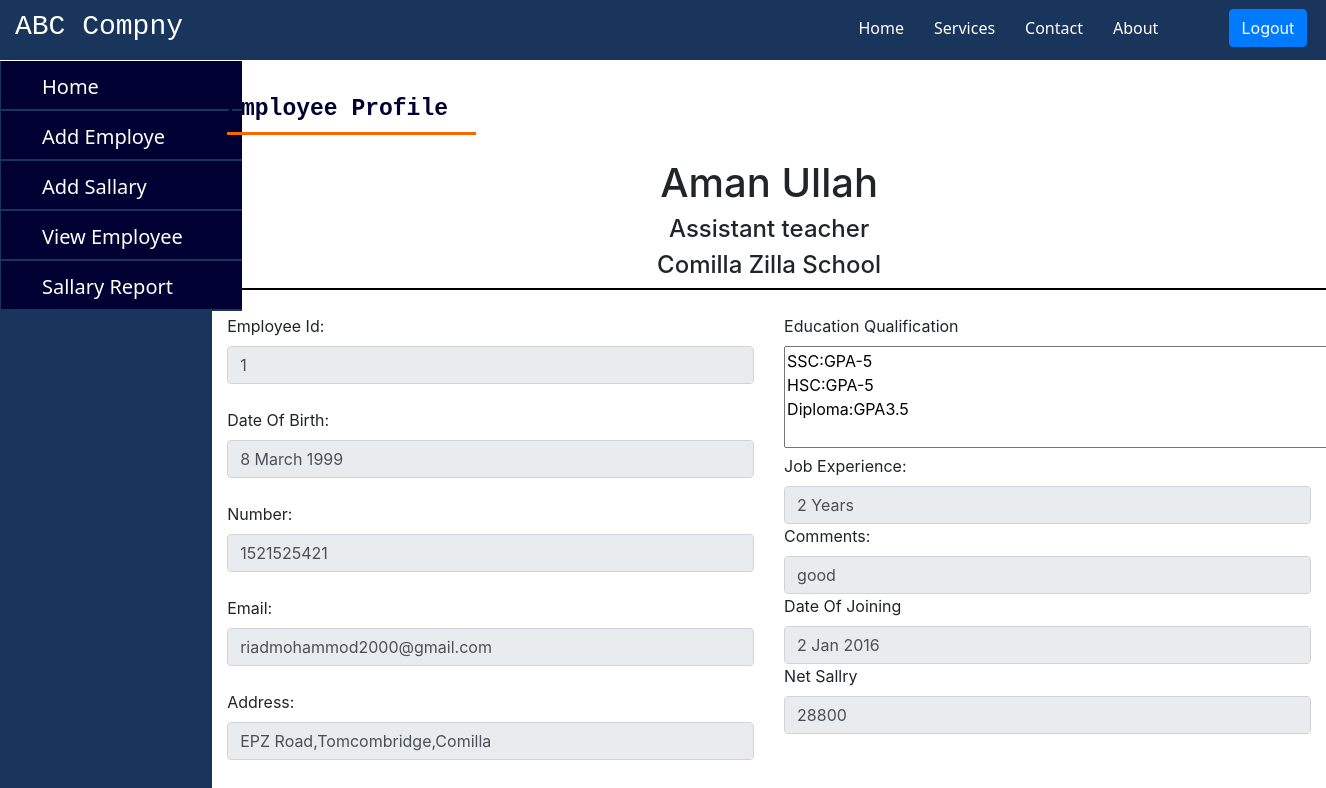
The app's page /home.php?&&page=prfl&&id=1 with its own data.
### tables this page shows
CREATE TABLE `add_employee` (
  `Id:` varchar(50) NOT NULL,
  `name:` text NOT NULL,
  `designation:` text NOT NULL,
  `school_name:` text NOT NULL,
  `birth_date` varchar(50) NOT NULL,
  `number` int(12) NOT NULL,
  `email` varchar(50) NOT NULL,
  `address` varchar(250) NOT NULL,
  `edu_qualification` varchar(250) NOT NULL,
  `job_experience` varchar(50) NOT NULL,
  `publications` varchar(50) NOT NULL,
  `outstanding_quality` varchar(50) NOT NULL,
  `comment` varchar(100) NOT NULL
);

CREATE TABLE `add_sallary` (
  `id` int(50) NOT NULL,
  `name` varchar(50) NOT NULL,
  `date_of_join` varchar(50) NOT NULL,
  `casual_hour` varchar(50) NOT NULL,
  `description` varchar(250) NOT NULL,
  `basic` varchar(50) NOT NULL,
  `special_allowance` varchar(50) NOT NULL,
  `houserent` varchar(50) NOT NULL,
  `medical_allowance` varchar(50) NOT NULL,
  `gross_pay` varchar(50) NOT NULL,
  `deduction` varchar(50) NOT NULL,
  `Total_pay` int(50) NOT NULL
);

### prfl.php (the view, shortened to what this page needs)
<?php
$servername = "localhost";
$username = "root";
$password = "";
$dbname="payroll";
$conn = new mysqli($servername, $username, $password);
$conn->select_db($dbname);
?>
<?php
 if (isset($_GET['id']))
 {
  $uid=$_GET['id'];
 }
?>
<!DOCTYPE html>
<html lang="en">
<head>
	<link rel="stylesheet" href="https://stackpath.bootstrapcdn.com/bootstrap/4.3.1/css/bootstrap.min.css">
</head>
<body>
	<div class="container"></div><br><br>
<div class="container">
	<div class="heading">
		<div class="row">
			<div class="col-md-3">
				<div class="heading1">
					<h4>Employee Profile</h4>
				</div>
			</div>
			<div class="col-md-4"></div>
			<div class="col-md-5"></div>
		</div>
	</div>
</div><br>
<?php
  		$query="SELECT * FROM `add_employee`  WHERE `Id:`='$uid'";
  		$result_query=$conn->query($query);
  		while ($fetch_result=$result_query->fetch_array())
  		{
  	?>
<div class="container name">
	<div class="row">
		<div class="col-md-4"></div>
		<div class="col-md-4 ">
			<h1><?php print $fetch_result[1]?></h1>
			<h4><?php print $fetch_result[2]?></h4>
			<h4><?php print $fetch_result[3]?></h4>
		</div>
		<div class="col-md-4"></div>
	</div>
</div><br>
<div class="container">
	<div class="row">
		<div class="col-md-6">
			<label>Employee Id:</label>
			<input type="number" class="form-control" value="<?php print $fetch_result[0]?>" readonly=""><br>
			<label>Date Of Birth:</label>
			<input type="text" class="form-control" value="<?php print $fetch_result[4]?>" readonly=""><br>
			<label>Number:</label>
			<input type="number" class="form-control" value="<?php print $fetch_result[5]?>" readonly=""><br>
			<label>Email:</label>
			<input type="text" class="form-control" value="<?php print $fetch_result[6]?>" readonly=""><br>
			<label>Address:</label>
			<input type="text" class="form-control" value="<?php print $fetch_result[7]?>" readonly=""><br>
		</div>
		<div class="col-md-6">
			<label>Education Qualification</label>
			<textarea name="description"rows="4" cols="57"  readonly=""><?php print $fetch_result[8]?></textarea>
			<label>Job Experience:</label>
			<input type="text" class="form-control" value="<?php print $fetch_result[9]?>" readonly="">
			<label>Comments:</label>
			<input type="text" class="form-control" value="<?php print $fetch_result[12]?>" readonly="">
			<?php
			}
			?>
			<?php
			$sallary_query="SELECT * FROM `add_sallary` WHERE `id`='$uid'";
  		    $result_query=$conn->query($sallary_query);
  		    while ($fetch_result=$result_query->fetch_array())
  		     {
			?>
			<label>Date Of Joining</label>
			<input type="text" class="form-control" value="<?php print $fetch_result[2]?>" readonly="">
			<label>Net Sallry</label>
			<input type="text" class="form-control" value="<?php print $fetch_result[11]?>" readonly="">
			<?php
			}
			?>
		</div>
	</div>
</div>
</body>

### prfl.php (style rules this page uses)
.heading1 { border-bottom: 3px solid #F76900; }
.heading1 h4 { color: #000033; font-weight:bold; font-family: monospace; font-size: 23px; }
.name { border-bottom:2px solid black; text-align: center; }

### records on screen
add_employee: value "Aman Ullah", value "Assistant teacher", value "Comilla Zilla School", value "1", birth_date "8 March 1999", number "1521525421", email "riadmohammod2000@gmail.com", address "EPZ Road,Tomcombridge,Comilla", description "SSC:GPA-5 HSC:GPA-5 Diploma:GPA3.5", job_experience "2 Years", comment "good"
add_sallary: date_of_join "2 Jan 2016", Total_pay "28800"
